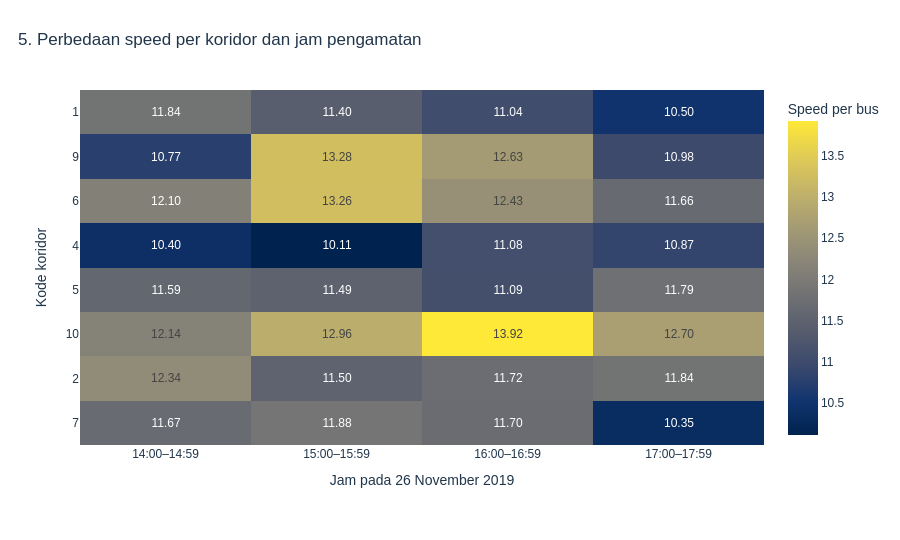

Write notebook code for a chart like this one.
### Markdown cell above
### 5. Perbandingan koridor per jam
Heatmap membandingkan delapan kode teratas pada empat jam. Setiap sel memakai
rata-rata speed per bus pada kode dan jam yang sama; sel di bawah 10 bus dengan
speed valid tidak ditampilkan. Ini perbandingan kelompok, bukan pola musiman.

### Code cell
hours=sorted(hourly['jam'].to_list())
heatmap_rows=corridor_hour.filter(pl.col('corridor').is_in(top_codes))
lookup={(r['corridor'],r['jam']):r for r in heatmap_rows.iter_rows(named=True)}
heat_z=[];heat_text=[]
for corridor in top_codes:
    z=[];texts=[]
    for hour in hours:
        r=lookup.get((corridor,hour))
        z.append(r['speed_mean_bus'] if r and r['bus_dengan_speed_valid']>=10 else None)
        texts.append(f"Kode {corridor} | {hour:%H:%M}<br>Bus dengan speed valid: {r['bus_dengan_speed_valid']}<br>Rekaman: {r['jumlah_rekaman']:,}" if r else 'Data tidak tersedia')
    heat_z.append(z);heat_text.append(texts)
fig5=go.Figure(go.Heatmap(z=heat_z,x=[f'{h:%H}:00–{h:%H}:59' for h in hours],y=top_codes,text=heat_text,
    texttemplate='%{z:.2f}',textfont={'size':12},colorscale='Cividis',colorbar={'title':'Speed per bus'},
    hovertemplate='%{text}<br>Speed per bus: %{z:.2f}<extra></extra>'))
fig5.update_layout(title='5. Perbedaan speed per koridor dan jam pengamatan',xaxis_title='Jam pada 26 November 2019',yaxis_title='Kode koridor')
fig5.update_yaxes(type='category',autorange='reversed')
publish(fig5,'05_koridor_per_jam.html')

### Figure 1 — Plotly figure (JSON) as saved in the notebook; plotly's stock layout.template omitted (floating-point values rounded to 4 significant figures)
{"data": [{"colorbar": {"title": {"text": "Speed per bus"}}, "colorscale": [[0, "#00224e"], [0.1111, "#123570"], [0.2222, "#3b496c"], [0.3333, "#575d6d"], [0.4444, "#707173"], [0.5556, "#8a8678"], [0.6667, "#a59c74"], [0.7778, "#c3b369"], [0.8889, "#e1cc55"], [1, "#fee838"]], "hovertemplate": "%{text}<br>Speed per bus: %{z:.2f}<extra></extra>", "text": [["Kode 1 | 14:00<br>Bus dengan speed valid: 102<br>Rekaman: 9,156", "Kode 1 | 15:00<br>Bus dengan speed valid: 127<br>Rekaman: 9,455", "Kode 1 | 16:00<br>Bus dengan speed valid: 154<br>Rekaman: 13,774", "Kode 1 | 17:00<br>Bus dengan speed valid: 152<br>Rekaman: 14,530"], ["Kode 9 | 14:00<br>Bus dengan speed valid: 99<br>Rekaman: 9,594", "Kode 9 | 15:00<br>Bus dengan speed valid: 114<br>Rekaman: 9,114", "Kode 9 | 16:00<br>Bus dengan speed valid: 121<br>Rekaman: 11,251", "Kode 9 | 17:00<br>Bus dengan speed valid: 126<br>Rekaman: 12,126"], ["Kode 6 | 14:00<br>Bus dengan speed valid: 71<br>Rekaman: 8,005", "Kode 6 | 15:00<br>Bus dengan speed valid: 87<br>Rekaman: 7,910", "Kode 6 | 16:00<br>Bus dengan speed valid: 89<br>Rekaman: 10,024", "Kode 6 | 17:00<br>Bus dengan speed valid: 90<br>Rekaman: 9,936"], ["Kode 4 | 14:00<br>Bus dengan speed valid: 79<br>Rekaman: 6,963", "Kode 4 | 15:00<br>Bus dengan speed valid: 91<br>Rekaman: 6,439", "Kode 4 | 16:00<br>Bus dengan speed valid: 94<br>Rekaman: 8,063", "Kode 4 | 17:00<br>Bus dengan speed valid: 88<br>Rekaman: 7,713"], ["Kode 5 | 14:00<br>Bus dengan speed valid: 63<br>Rekaman: 6,087", "Kode 5 | 15:00<br>Bus dengan speed valid: 76<br>Rekaman: 6,061", "Kode 5 | 16:00<br>Bus dengan speed valid: 84<br>Rekaman: 7,719", "Kode 5 | 17:00<br>Bus dengan speed valid: 81<br>Rekaman: 7,933"], ["Kode 10 | 14:00<br>Bus dengan speed valid: 57<br>Rekaman: 4,972", "Kode 10 | 15:00<br>Bus dengan speed valid: 73<br>Rekaman: 5,855", "Kode 10 | 16:00<br>Bus dengan speed valid: 76<br>Rekaman: 7,575", "Kode 10 | 17:00<br>Bus dengan speed valid: 78<br>Rekaman: 7,666"], ["Kode 2 | 14:00<br>Bus dengan speed valid: 65<br>Rekaman: 5,908", "Kode 2 | 15:00<br>Bus dengan speed valid: 73<br>Rekaman: 5,982", "Kode 2 | 16:00<br>Bus dengan speed valid: 77<br>Rekaman: 7,128", "Kode 2 | 17:00<br>Bus dengan speed valid: 72<br>Rekaman: 6,849"], ["Kode 7 | 14:00<br>Bus dengan speed valid: 61<br>Rekaman: 5,287", "Kode 7 | 15:00<br>Bus dengan speed valid: 64<br>Rekaman: 5,050", "Kode 7 | 16:00<br>Bus dengan speed valid: 71<br>Rekaman: 6,427", "Kode 7 | 17:00<br>Bus dengan speed valid: 70<br>Rekaman: 6,434"]], "textfont": {"size": 12}, "texttemplate": "%{z:.2f}", "type": "heatmap", "x": ["14:00–14:59", "15:00–15:59", "16:00–16:59", "17:00–17:59"], "y": ["1", "9", "6", "4", "5", "10", "2", "7"], "z": [[11.84, 11.4, 11.04, 10.5], [10.77, 13.28, 12.63, 10.98], [12.1, 13.26, 12.43, 11.66], [10.4, 10.11, 11.08, 10.87], [11.59, 11.49, 11.09, 11.79], [12.14, 12.96, 13.92, 12.7], [12.34, 11.5, 11.72, 11.84], [11.67, 11.88, 11.7, 10.35]]}], "layout": {"font": {"color": "#21364B", "family": "Arial, sans-serif", "size": 12}, "height": 540, "margin": {"b": 95, "l": 80, "r": 70, "t": 90}, "paper_bgcolor": "white", "plot_bgcolor": "#F7FAFC", "title": {"text": "5. Perbedaan speed per koridor dan jam pengamatan", "x": 0.02}, "xaxis": {"title": {"text": "Jam pada 26 November 2019"}}, "yaxis": {"autorange": "reversed", "title": {"text": "Kode koridor"}, "type": "category"}}}
